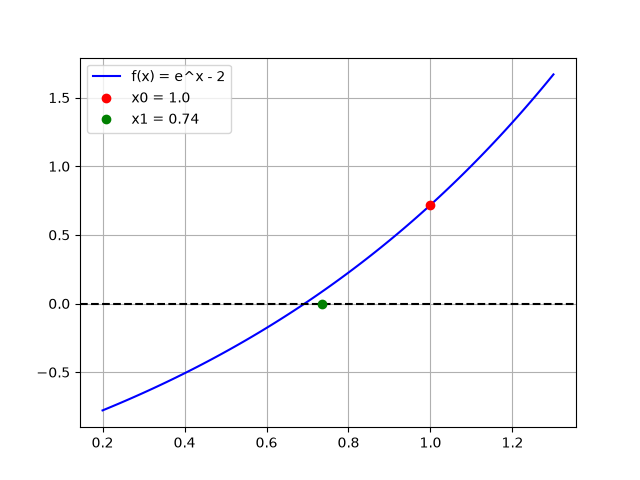

Generate this figure with Python:
import matplotlib.pyplot as plt
import numpy as np

#Define function & initial guess
x0=1.0 
f_x0=np.exp(x0) - 2
df_x0=np.exp(x0)

#Newton-Raphson formula
x1=x0-(f_x0/df_x0)

#Create graph
x=np.linspace(0.2, 1.3, 100)
plt.plot(x, np.exp(x)-2, color="blue", label="f(x) = e^x - 2")
plt.axhline(0, color="black", linestyle="--")  # x-axis

# 4. Plot points
plt.plot(x0, f_x0, "ro", label=f"x0 = {x0:.1f}")  # Starting point
plt.plot(x1, 0, "go", label=f"x1 = {x1:.2f}")  # Calculated answer
plt.grid(True)
plt.legend()
plt.savefig("33.png")
